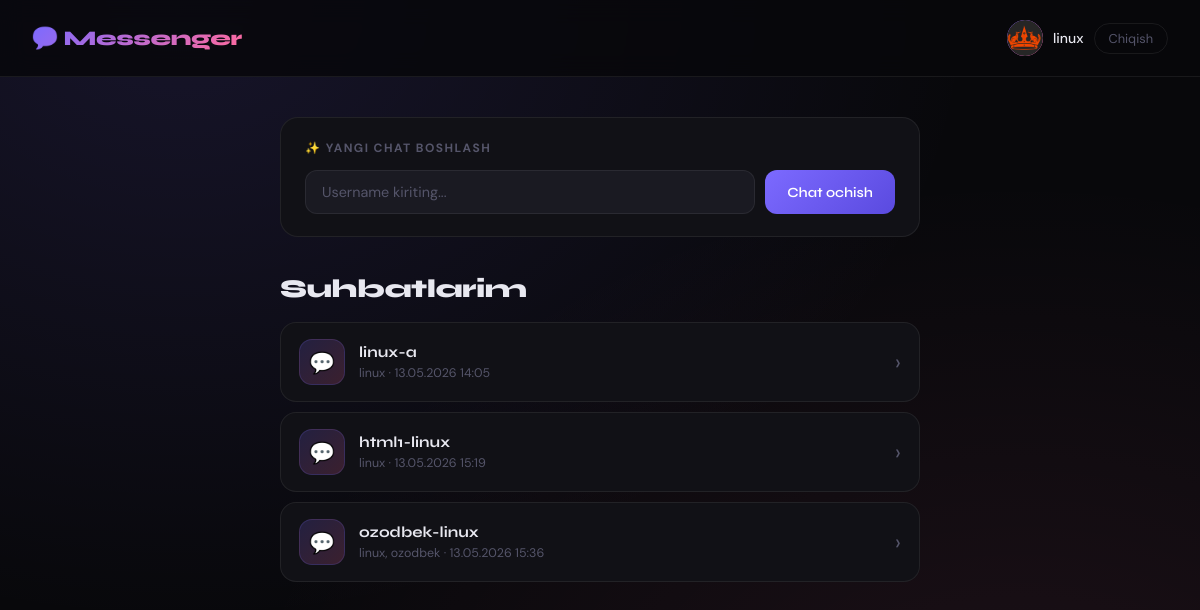
Before: / (signed in) with the older database file.
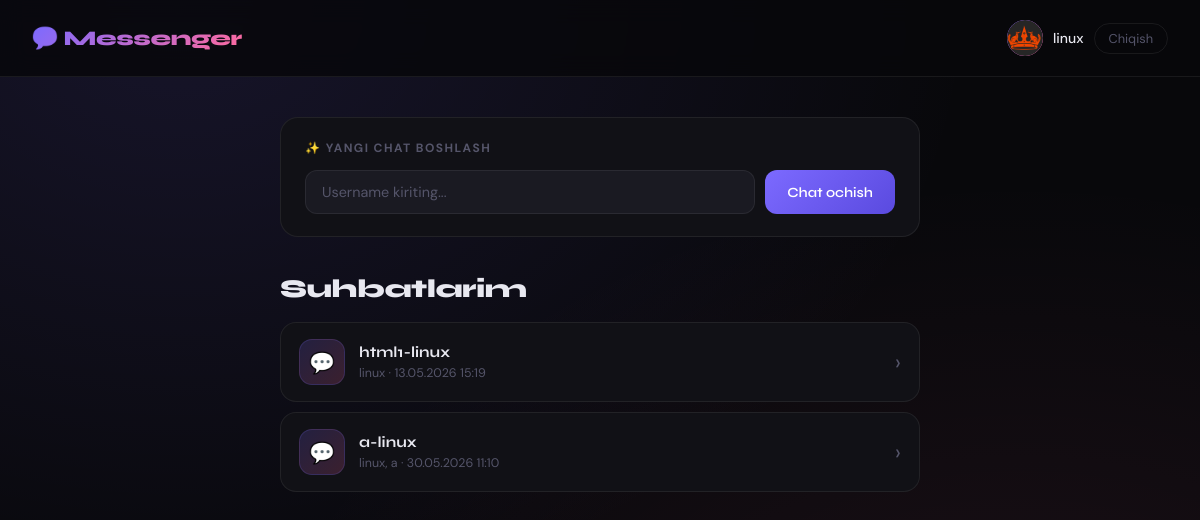
After: the same page with the newer database file.
### blog/models.py (models this page shows, shortened)
class Chat(models.Model):
    name = models.CharField(max_length=100)
    participants = models.ManyToManyField(User, related_name='chats')
    created_at = models.DateTimeField(auto_now_add=True)

### user/models.py (models this page shows, shortened)
class Profile(models.Model):
    user = models.OneToOneField(User, on_delete=models.CASCADE)
    image = models.ImageField(upload_to='user_photos/')

### blog/views.py (the view, shortened to what this page needs)
# urls.py: path('', views.chat_list, name='chat_list'),
def chat_list(request):
    if not request.user.is_authenticated:
        return redirect('login')
    chats = Chat.objects.filter(participants=request.user)
    context = {'chats': chats}
    return render(request, 'chat_list.html', context,)

### templates/chat_list.html (shortened to what this page needs)
<!DOCTYPE html>
<html lang="uz">
<head>
</head>
<body>
    <header>
        <div class="logo">💬 Messenger</div>
        <div class="user-badge">
            {% if request.user.profile.image %}
                <a href="{% url 'porofil' request.user.id %}" class="avatar">
                    <img src="{{ request.user.profile.image.url }}" alt="avatar">
                </a>
            {% else %}
                <a href="{% url 'porofil' request.user.id %}" class="avatar">
                    {{ request.user.username|slice:":1"|upper }}
                </a>
            {% endif %}
            <a href="{% url 'porofil' request.user.id %}" class="user-name">{{ request.user.username }}</a>
            <a href="{% url 'logout' %}" class="logout-link">Chiqish</a>
        </div>
    </header>
    <main>
        <div class="create-section">
            <h2>✨ Yangi chat boshlash</h2>
            <form method="POST" class="create-form">
                <input type="text" name="username" placeholder="Username kiriting..." required>
                <button type="submit" class="btn-primary">Chat ochish</button>
            </form>
        </div>
        <h1 class="section-title">Suhbatlarim</h1>
        <ul class="chat-list">
            {% for chat in chats %}
                <li class="chat-item">
                    <a href="{% url 'chat_messages' chat.id %}" class="chat-link">
                        <div class="chat-icon">💬</div>
                        <div class="chat-info">
                            <div class="chat-name">{{ chat.name }}</div>
                            <div class="chat-meta">
                                {% for p in chat.participants.all %}{{ p.username }}{% if not forloop.last %}, {% endif %}{% endfor %}
                                · {{ chat.created_at|date:"d.m.Y H:i" }}
                            </div>
                        </div>
                        <span class="chat-arrow">›</span>
                    </a>
                </li>
            {% empty %}
                <li class="empty-state">
                    <div class="icon">🌙</div>
                    <p>Hali hech qanday suhbat yo'q.<br>Yuqoridan yangi chat boshlang!</p>
                </li>
            {% endfor %}
        </ul>
    </main>
</body>
</html>

Changed rows visible on the page:
removed Chat: name "linux-a", created_at "13.05.2026 14:05"
removed Chat: name "ozodbek-linux", created_at "13.05.2026 15:36"
added Chat: name "a-linux", created_at "30.05.2026 11:10"
